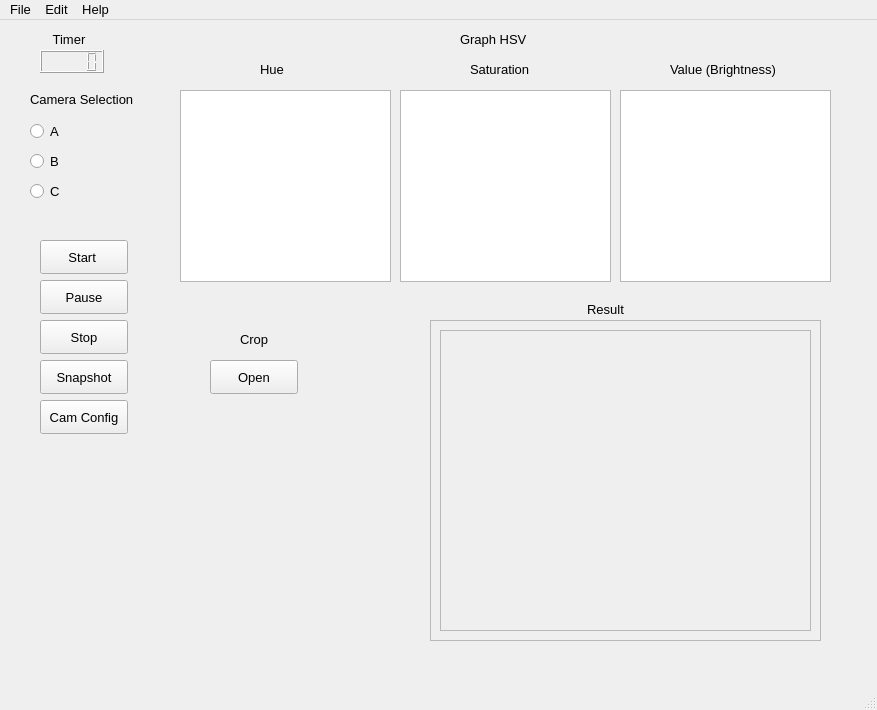
<?xml version="1.0" encoding="UTF-8"?>
<ui version="4.0">
 <class>MainWindow</class>
 <widget class="QMainWindow" name="MainWindow">
  <property name="geometry">
   <rect>
    <x>0</x>
    <y>0</y>
    <width>877</width>
    <height>710</height>
   </rect>
  </property>
  <property name="font">
   <font>
    <pointsize>10</pointsize>
   </font>
  </property>
  <property name="windowTitle">
   <string>MainWindow</string>
  </property>
  <widget class="QWidget" name="centralwidget">
   <widget class="QPushButton" name="button2">
    <property name="geometry">
     <rect>
      <x>40</x>
      <y>380</y>
      <width>88</width>
      <height>34</height>
     </rect>
    </property>
    <property name="text">
     <string>Cam Config</string>
    </property>
   </widget>
   <widget class="QLabel" name="label_2">
    <property name="geometry">
     <rect>
      <x>540</x>
      <y>280</y>
      <width>131</width>
      <height>18</height>
     </rect>
    </property>
    <property name="text">
     <string>Result</string>
    </property>
    <property name="alignment">
     <set>Qt::AlignCenter</set>
    </property>
   </widget>
   <widget class="QFrame" name="frame">
    <property name="geometry">
     <rect>
      <x>430</x>
      <y>300</y>
      <width>391</width>
      <height>321</height>
     </rect>
    </property>
    <property name="frameShape">
     <enum>QFrame::StyledPanel</enum>
    </property>
    <property name="frameShadow">
     <enum>QFrame::Raised</enum>
    </property>
    <widget class="QFrame" name="frame_3">
     <property name="geometry">
      <rect>
       <x>10</x>
       <y>10</y>
       <width>371</width>
       <height>301</height>
      </rect>
     </property>
     <property name="frameShape">
      <enum>QFrame::StyledPanel</enum>
     </property>
     <property name="frameShadow">
      <enum>QFrame::Raised</enum>
     </property>
    </widget>
   </widget>
   <widget class="QPushButton" name="button1">
    <property name="geometry">
     <rect>
      <x>40</x>
      <y>220</y>
      <width>88</width>
      <height>34</height>
     </rect>
    </property>
    <property name="text">
     <string>Start </string>
    </property>
   </widget>
   <widget class="QLabel" name="label_3">
    <property name="geometry">
     <rect>
      <x>40</x>
      <y>10</y>
      <width>58</width>
      <height>18</height>
     </rect>
    </property>
    <property name="text">
     <string>Timer</string>
    </property>
    <property name="alignment">
     <set>Qt::AlignCenter</set>
    </property>
   </widget>
   <widget class="QLCDNumber" name="timer">
    <property name="geometry">
     <rect>
      <x>40</x>
      <y>30</y>
      <width>64</width>
      <height>23</height>
     </rect>
    </property>
   </widget>
   <widget class="QLabel" name="label_4">
    <property name="geometry">
     <rect>
      <x>460</x>
      <y>10</y>
      <width>71</width>
      <height>18</height>
     </rect>
    </property>
    <property name="text">
     <string>Graph HSV</string>
    </property>
   </widget>
   <widget class="QGraphicsView" name="graphicsView">
    <property name="geometry">
     <rect>
      <x>180</x>
      <y>70</y>
      <width>211</width>
      <height>192</height>
     </rect>
    </property>
   </widget>
   <widget class="QPushButton" name="button2_2">
    <property name="geometry">
     <rect>
      <x>40</x>
      <y>340</y>
      <width>88</width>
      <height>34</height>
     </rect>
    </property>
    <property name="text">
     <string>Snapshot</string>
    </property>
   </widget>
   <widget class="QLabel" name="label_5">
    <property name="geometry">
     <rect>
      <x>260</x>
      <y>40</y>
      <width>58</width>
      <height>18</height>
     </rect>
    </property>
    <property name="text">
     <string>Hue</string>
    </property>
   </widget>
   <widget class="QGraphicsView" name="graphicsView_2">
    <property name="geometry">
     <rect>
      <x>400</x>
      <y>70</y>
      <width>211</width>
      <height>192</height>
     </rect>
    </property>
   </widget>
   <widget class="QLabel" name="label_6">
    <property name="geometry">
     <rect>
      <x>470</x>
      <y>40</y>
      <width>71</width>
      <height>18</height>
     </rect>
    </property>
    <property name="text">
     <string>Saturation</string>
    </property>
   </widget>
   <widget class="QGraphicsView" name="graphicsView_3">
    <property name="geometry">
     <rect>
      <x>620</x>
      <y>70</y>
      <width>211</width>
      <height>192</height>
     </rect>
    </property>
   </widget>
   <widget class="QLabel" name="label_7">
    <property name="geometry">
     <rect>
      <x>670</x>
      <y>40</y>
      <width>121</width>
      <height>18</height>
     </rect>
    </property>
    <property name="text">
     <string>Value (Brightness)</string>
    </property>
   </widget>
   <widget class="QPushButton" name="button1_2">
    <property name="geometry">
     <rect>
      <x>40</x>
      <y>260</y>
      <width>88</width>
      <height>34</height>
     </rect>
    </property>
    <property name="text">
     <string>Pause</string>
    </property>
   </widget>
   <widget class="QPushButton" name="button1_3">
    <property name="geometry">
     <rect>
      <x>40</x>
      <y>300</y>
      <width>88</width>
      <height>34</height>
     </rect>
    </property>
    <property name="text">
     <string>Stop</string>
    </property>
   </widget>
   <widget class="QRadioButton" name="radioButton">
    <property name="geometry">
     <rect>
      <x>30</x>
      <y>100</y>
      <width>105</width>
      <height>22</height>
     </rect>
    </property>
    <property name="text">
     <string>A</string>
    </property>
   </widget>
   <widget class="QLabel" name="label_22">
    <property name="geometry">
     <rect>
      <x>30</x>
      <y>70</y>
      <width>111</width>
      <height>18</height>
     </rect>
    </property>
    <property name="text">
     <string>Camera Selection</string>
    </property>
   </widget>
   <widget class="QRadioButton" name="radioButton_2">
    <property name="geometry">
     <rect>
      <x>30</x>
      <y>130</y>
      <width>105</width>
      <height>22</height>
     </rect>
    </property>
    <property name="text">
     <string>B</string>
    </property>
   </widget>
   <widget class="QRadioButton" name="radioButton_3">
    <property name="geometry">
     <rect>
      <x>30</x>
      <y>160</y>
      <width>105</width>
      <height>22</height>
     </rect>
    </property>
    <property name="text">
     <string>C</string>
    </property>
   </widget>
   <widget class="QPushButton" name="button1_4">
    <property name="geometry">
     <rect>
      <x>210</x>
      <y>340</y>
      <width>88</width>
      <height>34</height>
     </rect>
    </property>
    <property name="text">
     <string>Open</string>
    </property>
   </widget>
   <widget class="QLabel" name="label_23">
    <property name="geometry">
     <rect>
      <x>240</x>
      <y>310</y>
      <width>111</width>
      <height>18</height>
     </rect>
    </property>
    <property name="text">
     <string>Crop</string>
    </property>
   </widget>
  </widget>
  <widget class="QMenuBar" name="menubar">
   <property name="geometry">
    <rect>
     <x>0</x>
     <y>0</y>
     <width>877</width>
     <height>30</height>
    </rect>
   </property>
   <widget class="QMenu" name="menuFile">
    <property name="title">
     <string>File</string>
    </property>
    <addaction name="actionSave"/>
    <addaction name="actionNew"/>
    <addaction name="separator"/>
    <addaction name="actionQuit"/>
   </widget>
   <widget class="QMenu" name="menuEdit">
    <property name="title">
     <string>Edit</string>
    </property>
   </widget>
   <widget class="QMenu" name="menuHelp">
    <property name="title">
     <string>Help</string>
    </property>
    <addaction name="actionTeh_help"/>
   </widget>
   <addaction name="menuFile"/>
   <addaction name="menuEdit"/>
   <addaction name="menuHelp"/>
  </widget>
  <widget class="QStatusBar" name="statusbar"/>
  <action name="actionSave">
   <property name="text">
    <string>Save</string>
   </property>
   <property name="shortcut">
    <string>Ctrl+S</string>
   </property>
  </action>
  <action name="actionNew">
   <property name="text">
    <string>New</string>
   </property>
   <property name="shortcut">
    <string>Ctrl+N</string>
   </property>
  </action>
  <action name="actionTeh_help">
   <property name="text">
    <string>Teh help</string>
   </property>
   <property name="shortcut">
    <string>Ctrl+Shift+/</string>
   </property>
  </action>
  <action name="actionQuit">
   <property name="text">
    <string>Quit</string>
   </property>
   <property name="shortcut">
    <string>Ctrl+Q</string>
   </property>
  </action>
  <action name="actionHome">
   <property name="text">
    <string>Home</string>
   </property>
  </action>
 </widget>
 <resources/>
 <connections/>
</ui>
